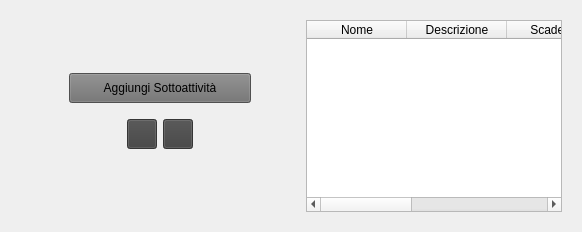
             <widget class="QWidget" name="page_6">
              <layout class="QVBoxLayout" name="verticalLayout_14">
               <item>
                <widget class="QWidget" name="widget_8" native="true">
                 <layout class="QHBoxLayout" name="horizontalLayout_15">
                  <item>
                   <layout class="QHBoxLayout" name="horizontalLayout_6">
                    <item>
                     <spacer name="horizontalSpacer_6">
                      <property name="orientation">
                       <enum>Qt::Orientation::Horizontal</enum>
                      </property>
                      <property name="sizeType">
                       <enum>QSizePolicy::Policy::Fixed</enum>
                      </property>
                      <property name="sizeHint" stdset="0">
                       <size>
                        <width>40</width>
                        <height>20</height>
                       </size>
                      </property>
                     </spacer>
                    </item>
                    <item>
                     <widget class="QWidget" name="widget_9" native="true">
                      <property name="minimumSize">
                       <size>
                        <width>200</width>
                        <height>0</height>
                       </size>
                      </property>
                      <layout class="QVBoxLayout" name="verticalLayout_7">
                       <item>
                        <layout class="QVBoxLayout" name="verticalLayout_3">
                         <item>
                          <spacer name="verticalSpacer_18">
                           <property name="orientation">
                            <enum>Qt::Orientation::Vertical</enum>
                           </property>
                           <property name="sizeHint" stdset="0">
                            <size>
                             <width>20</width>
                             <height>40</height>
                            </size>
                           </property>
                          </spacer>
                         </item>
                         <item>
                          <widget class="QPushButton" name="addSottoActBtn">
                           <property name="minimumSize">
                            <size>
                             <width>30</width>
                             <height>30</height>
                            </size>
                           </property>
                           <property name="styleSheet">
                            <string notr="true">background-color: rgb(112, 112, 112);</string>
                           </property>
                           <property name="text">
                            <string>Aggiungi Sottoattività</string>
                           </property>
                           <property name="icon">
                            <iconset theme="QIcon::ThemeIcon::ListAdd"/>
                           </property>
                          </widget>
                         </item>
                         <item>
                          <widget class="QWidget" name="widget_10" native="true">
                           <property name="minimumSize">
                            <size>
                             <width>0</width>
                             <height>50</height>
                            </size>
                           </property>
                           <layout class="QHBoxLayout" name="horizontalLayout_14">
                            <item>
                             <layout class="QHBoxLayout" name="horizontalLayout_7">
                              <item>
                               <widget class="QToolButton" name="deleteSottoActBtn">
                                <property name="enabled">
                                 <bool>false</bool>
                                </property>
                                <property name="minimumSize">
                                 <size>
                                  <width>30</width>
                                  <height>30</height>
                                 </size>
                                </property>
                                <property name="maximumSize">
                                 <size>
                                  <width>30</width>
                                  <height>30</height>
                                 </size>
                                </property>
                                <property name="styleSheet">
                                 <string notr="true">QToolButton:disabled {
    background-color: #404040;
}
QToolButton {
	background-color: rgb(112, 112, 112);
}</string>
                                </property>
                                <property name="text">
                                 <string/>
                                </property>
                                <property name="icon">
                                 <iconset theme="QIcon::ThemeIcon::ListRemove"/>
                                </property>
                               </widget>
                              </item>
                              <item>
                               <widget class="QToolButton" name="modSottoActBtn">
                                <property name="enabled">
                                 <bool>false</bool>
                                </property>
                                <property name="minimumSize">
                                 <size>
                                  <width>30</width>
                                  <height>30</height>
                                 </size>
                                </property>
                                <property name="maximumSize">
                                 <size>
                                  <width>30</width>
                                  <height>30</height>
                                 </size>
                                </property>
                                <property name="styleSheet">
                                 <string notr="true">QToolButton:disabled {
    background-color: #404040;
}
QToolButton {
	background-color: rgb(112, 112, 112);
}</string>
                                </property>
                                <property name="text">
                                 <string/>
                                </property>
                                <property name="icon">
                                 <iconset theme="QIcon::ThemeIcon::MailMessageNew"/>
                                </property>
                               </widget>
                              </item>
                             </layout>
                            </item>
                           </layout>
                          </widget>
                         </item>
                         <item>
                          <spacer name="verticalSpacer_19">
                           <property name="orientation">
                            <enum>Qt::Orientation::Vertical</enum>
                           </property>
                           <property name="sizeHint" stdset="0">
                            <size>
                             <width>20</width>
                             <height>40</height>
                            </size>
                           </property>
                          </spacer>
                         </item>
                        </layout>
                       </item>
                      </layout>
                     </widget>
                    </item>
                    <item>
                     <spacer name="horizontalSpacer_5">
                      <property name="orientation">
                       <enum>Qt::Orientation::Horizontal</enum>
                      </property>
                      <property name="sizeType">
                       <enum>QSizePolicy::Policy::Fixed</enum>
                      </property>
                      <property name="sizeHint" stdset="0">
                       <size>
                        <width>40</width>
                        <height>20</height>
                       </size>
                      </property>
                     </spacer>
                    </item>
                    <item>
                     <widget class="QTableWidget" name="tableFasi">
                      <property name="cursor" stdset="0">
                       <cursorShape>ArrowCursor</cursorShape>
                      </property>
                      <property name="focusPolicy">
                       <enum>Qt::FocusPolicy::NoFocus</enum>
                      </property>
                      <property name="styleSheet">
                       <string notr="true">QTableWidget::item:selected {
	background-color: rgb(100, 100, 100);
}</string>
                      </property>
                      <property name="selectionMode">
                       <enum>QAbstractItemView::SelectionMode::SingleSelection</enum>
                      </property>
                      <property name="selectionBehavior">
                       <enum>QAbstractItemView::SelectionBehavior::SelectRows</enum>
                      </property>
                      <attribute name="horizontalHeaderVisible">
                       <bool>true</bool>
                      </attribute>
                      <attribute name="horizontalHeaderCascadingSectionResizes">
                       <bool>false</bool>
                      </attribute>
                      <attribute name="horizontalHeaderHighlightSections">
                       <bool>true</bool>
                      </attribute>
                      <attribute name="horizontalHeaderShowSortIndicator" stdset="0">
                       <bool>false</bool>
                      </attribute>
                      <attribute name="horizontalHeaderStretchLastSection">
                       <bool>false</bool>
                      </attribute>
                      <attribute name="verticalHeaderVisible">
                       <bool>false</bool>
                      </attribute>
                      <attribute name="verticalHeaderCascadingSectionResizes">
                       <bool>false</bool>
                      </attribute>
                      <attribute name="verticalHeaderShowSortIndicator" stdset="0">
                       <bool>false</bool>
                      </attribute>
                      <attribute name="verticalHeaderStretchLastSection">
                       <bool>false</bool>
                      </attribute>
                      <column>
                       <property name="text">
                        <string>Nome</string>
                       </property>
                      </column>
                      <column>
                       <property name="text">
                        <string>Descrizione</string>
                       </property>
                      </column>
                      <column>
                       <property name="text">
                        <string>Scadenza</string>
                       </property>
                      </column>
                      <column>
                       <property name="text">
                        <string>Priorità</string>
                       </property>
                      </column>
                      <column>
                       <property name="text">
                        <string>Info</string>
                       </property>
                      </column>
                     </widget>
                    </item>
                   </layout>
                  </item>
                 </layout>
                </widget>
               </item>
              </layout>
             </widget>
